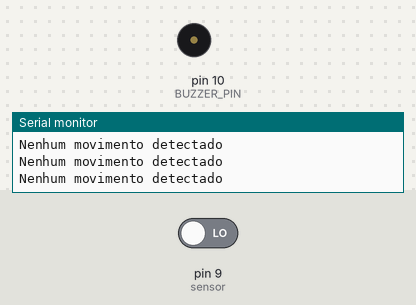
The sketch below on a simulated Arduino Uno, built with avr-gcc and run on an emulated ATmega328P. Shown: buzzer (waves = sounding), the last lines printed to the serial monitor. Inputs (shaded band) come from the test bench; at power-on: pin 9 (sensor) LOW.

Above: at 1.2 s.
1.3 s: pin 9 (sensor) driven HIGH
At 1.45 s:
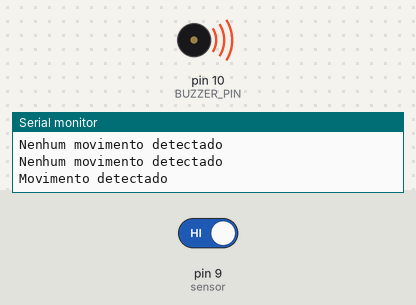
4.3 s: pin 9 (sensor) driven LOW
At 5.1 s:
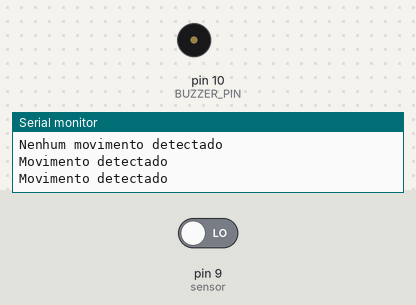
Timing chart, 0 to 7.3 s (numbered marks = the images above; inputs shaded):
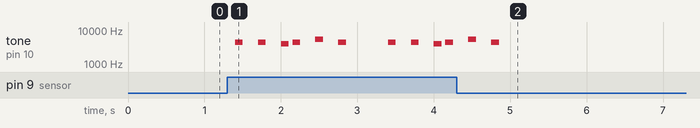

Measured:
- after the input at 1.3 s, tone on pin 10 (BUZZER_PIN): plays 4435 Hz for 0.10 s, 4435 Hz for 0.10 s, 3951 Hz for 0.10 s, 4435 Hz for 0.10 s, 5274 Hz for 0.10 s, 4435 Hz for 0.10 s … (10 notes in this stretch), starting after 0.10 s
- after the input at 4.3 s, tone on pin 10 (BUZZER_PIN): goes on until 4.9 s, then stays silent

The sketch:

PIR.ino
```cpp
const int sensor = 9; // Guarda o valor 8 na variável int (inteiro) chamado sensor
int leitura = 0; // Define uma variável chamada leitura

#define BUZZER_PIN 10

#define SILENCE  0
#define NOTE_B7  3951
#define NOTE_CS8 4435
#define NOTE_E8  5274


void setup() {
  pinMode(sensor, INPUT); // Define a variável sensor como um pino e como um "INPUT" ou entrada
  pinMode(BUZZER_PIN, OUTPUT);

  Serial.begin(9600); // Começa o serial com uma taxa de transferência de 9600
}

void loop() {
  leitura = digitalRead(sensor); // Armazena o valor do sensor na variável leitura
  // A função "digitalRead" faz a leitura da variável como HIGH (ativo) e LOW (desativo)

  // O "if" é uma função condicional onde só irá passar ele se essa condição for atendida
  if (leitura == HIGH) {
    Serial.println("Movimento detectado"); // Escreve no serial o valor da leitura
     playCommunicatorSound();
  }
  // A função else é nada mais que a consequência de se o "if" acima não for atendido
  else  {
    Serial.println("Nenhum movimento detectado"); // Escreve no serial o valor do sensor
    noTone(BUZZER_PIN);
  }

  delay(200); // Tempo (0.2 segundos) para diminuir a velocidade do código
}


static const int notes[] = {
  NOTE_CS8, SILENCE,  NOTE_CS8, SILENCE,
  NOTE_B7,  NOTE_CS8, SILENCE,  NOTE_E8,
  SILENCE,  NOTE_CS8, SILENCE,  SILENCE
};

void playCommunicatorSound() {
  for (int i=0; i<12; i+=1) {
    if (notes[i] != SILENCE) {
      tone(BUZZER_PIN, notes[i], 102);
    }

    delay(150);
  }
}
```
